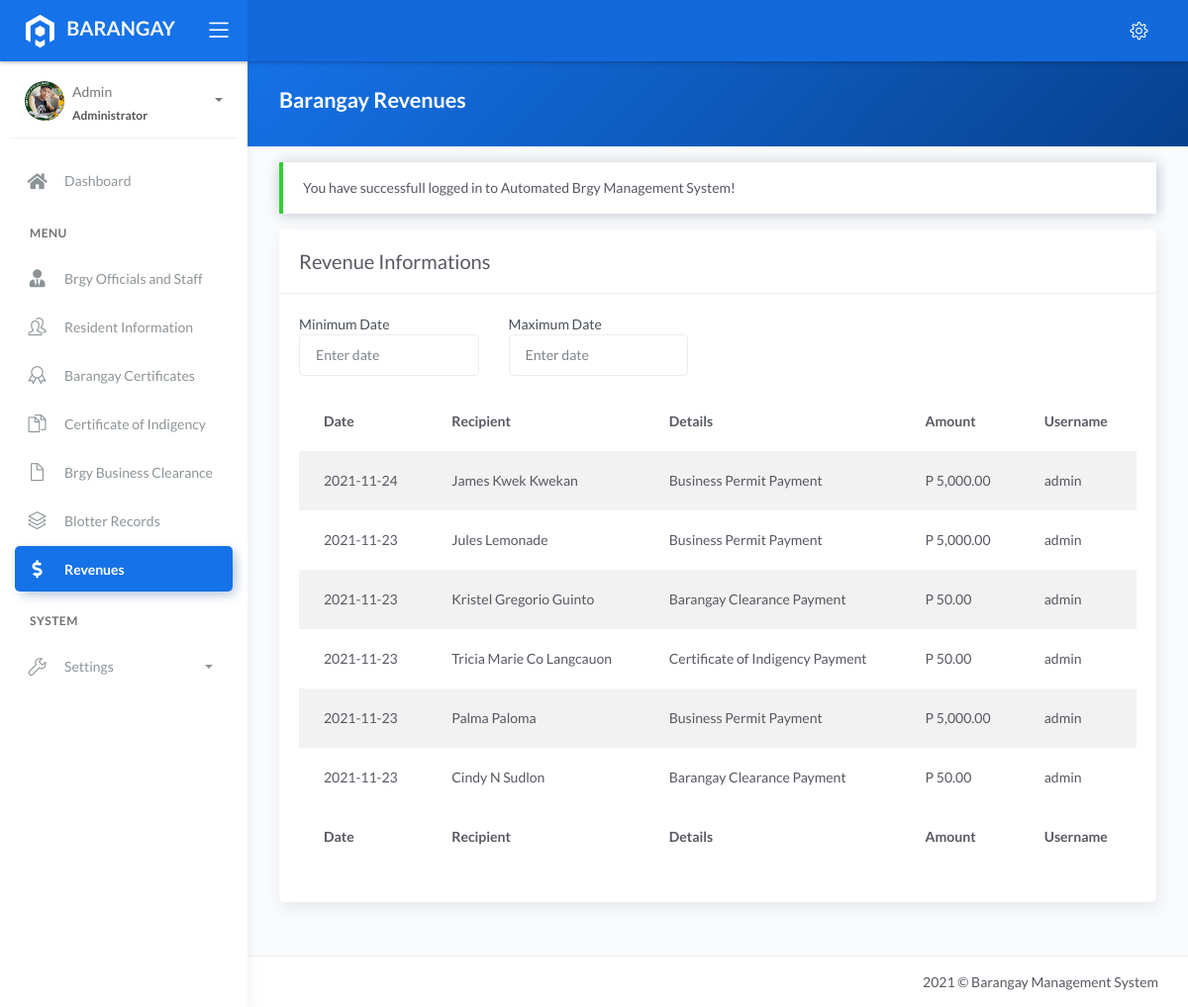
Before: /revenue.php (signed in) with the older database file.
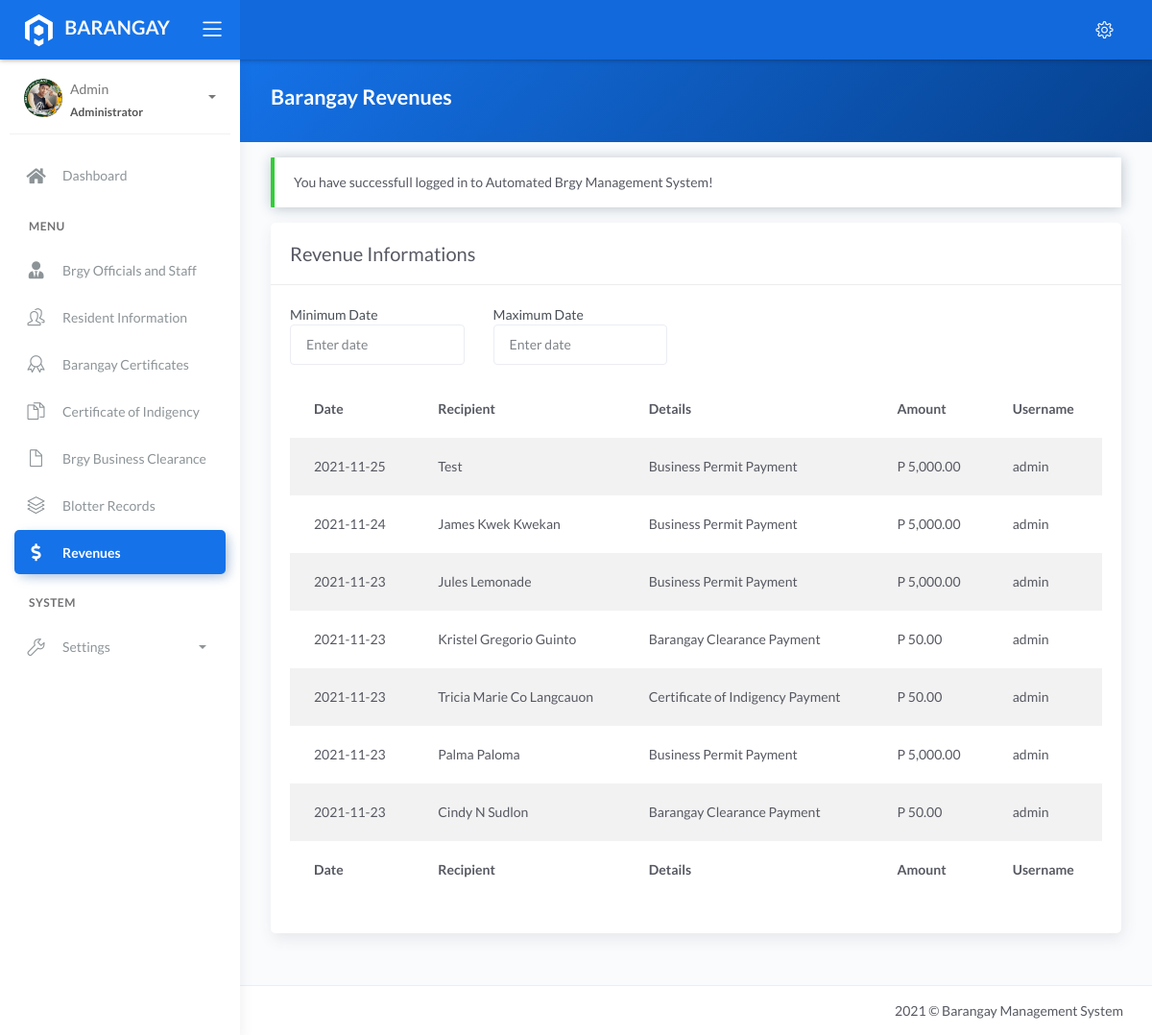
After: the same page with the newer database file.
### tables this page shows
CREATE TABLE `tblpayments` (
  `id` int(11) NOT NULL AUTO_INCREMENT,
  `details` varchar(100) DEFAULT NULL,
  `amounts` decimal(10,2) DEFAULT NULL,
  `date` date DEFAULT NULL,
  `user` varchar(50) DEFAULT NULL,
  `name` varchar(50) DEFAULT NULL,
  PRIMARY KEY (`id`)
);

### revenue.php (the view, shortened to what this page needs)
<?php include 'server/server.php' ?>
<?php
	$sql = "SELECT * FROM tblpayments ORDER BY `date` DESC";
    $result = $conn->query($sql);
    $revenue = array();
	while($row = $result->fetch_assoc()){
		$revenue[] = $row;
	}
?>
<!DOCTYPE html>
<html lang="en">
<head>
	<?php include 'templates/header.php' ?>
	<link rel="stylesheet" href="assets/js/plugin/dataTables.dateTime.min.css">
	<link rel="stylesheet" href="assets/js/plugin/datatables/Buttons-1.6.1/css/buttons.dataTables.min.css">
</head>
<body>
	<div class="wrapper">
		<?php include 'templates/main-header.php' ?>
		<?php include 'templates/sidebar.php' ?>
		<div class="main-panel">
			<div class="content">
				<div class="panel-header bg-primary-gradient">
					<div class="page-inner">
						<div class="d-flex align-items-left align-items-md-center flex-column flex-md-row">
							<div>
								<h2 class="text-white fw-bold">Barangay Revenues</h2>
							</div>
						</div>
					</div>
				</div>
				<div class="page-inner">
					<div class="row mt--2">
						<div class="col-md-12">
                            <?php if(isset($_SESSION['message'])): ?>
                                <div class="alert alert-<?php echo $_SESSION['success']; ?> <?= $_SESSION['success']=='danger' ? 'bg-danger text-light' : null ?>" role="alert">
                                    <?php echo $_SESSION['message']; ?>
                                </div>
                            <?php endif ?>
                            <div class="card">
								<div class="card-header">
									<div class="card-head-row">
										<div class="card-title">Revenue Informations</div>
									</div>
								</div>
								<div class="card-body">
									<div class="row mb-3 w-50">
										<div class="col">
											<label>Minimum Date</label>
											<input type="text" class="form-control" placeholder="Enter date" id="min">
										</div>
										<div class="col">
											<label>Maximum Date</label>
											<input type="text" class="form-control" placeholder="Enter date" id="max">
										</div>
									</div>
									<div class="table-responsive">
										<table id="revenuetable" class="display table table-striped">
											<thead>
												<tr>
													<th scope="col">Date</th>
													<th scope="col">Recipient</th>
													<th scope="col">Details</th>
													<th scope="col">Amount</th>
													<th scope="col">Username</th>
												</tr>
											</thead>
											<tbody>
												<?php if(!empty($revenue)): ?>
													<?php $no=1; foreach($revenue as $row): ?>
													<tr>
														<td><?= $row['date'] ?></td>
														<td><?= $row['name'] ?></td>
														<td><?= $row['details'] ?></td>
														<td>P <?= number_format($row['amounts'],2) ?></td>
														<td><?= $row['user'] ?></td>
													</tr>
													<?php $no++; endforeach ?>
												<?php endif ?>
											</tbody>
											<tfoot>
												<tr>
                                                    <th scope="col">Date</th>
													<th scope="col">Recipient</th>
													<th scope="col">Details</th>
													<th scope="col">Amount</th>
													<th scope="col">Username</th>
												</tr>
											</tfoot>
										</table>
									</div>
								</div>
							</div>
						</div>
					</div>
				</div>
			</div>
			<?php include 'templates/main-footer.php' ?>
		</div>
	</div>
</body>
</html>

Changed rows visible on the page:
added tblpayments: date "2021-11-25", name "Test", details "Business Permit Payment", amounts "5,000.00", user "admin"
